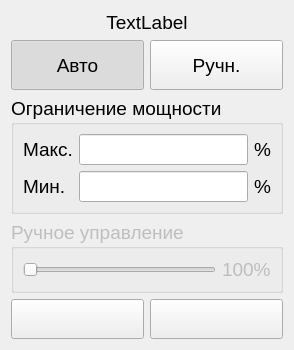
<?xml version="1.0" encoding="UTF-8"?>
<ui version="4.0">
 <class>AnalogModeSwitch</class>
 <widget class="QWidget" name="AnalogModeSwitch">
  <property name="geometry">
   <rect>
    <x>0</x>
    <y>0</y>
    <width>294</width>
    <height>332</height>
   </rect>
  </property>
  <property name="font">
   <font>
    <pointsize>14</pointsize>
   </font>
  </property>
  <property name="windowTitle">
   <string>Form</string>
  </property>
  <layout class="QGridLayout" name="gridLayout">
   <item row="5" column="0">
    <layout class="QHBoxLayout" name="horizontalLayout">
     <item>
      <widget class="QPushButton" name="btnAccept">
       <property name="minimumSize">
        <size>
         <width>0</width>
         <height>40</height>
        </size>
       </property>
       <property name="maximumSize">
        <size>
         <width>16777215</width>
         <height>40</height>
        </size>
       </property>
       <property name="text">
        <string/>
       </property>
       <property name="icon">
        <iconset resource="../Resources.qrc">
         <normaloff>:/Images/ok.png</normaloff>:/Images/ok.png</iconset>
       </property>
       <property name="iconSize">
        <size>
         <width>32</width>
         <height>32</height>
        </size>
       </property>
      </widget>
     </item>
     <item>
      <widget class="QPushButton" name="btnReject">
       <property name="minimumSize">
        <size>
         <width>0</width>
         <height>40</height>
        </size>
       </property>
       <property name="maximumSize">
        <size>
         <width>16777215</width>
         <height>40</height>
        </size>
       </property>
       <property name="text">
        <string/>
       </property>
       <property name="icon">
        <iconset resource="../Resources.qrc">
         <normaloff>:/Images/delete.png</normaloff>:/Images/delete.png</iconset>
       </property>
       <property name="iconSize">
        <size>
         <width>32</width>
         <height>32</height>
        </size>
       </property>
      </widget>
     </item>
    </layout>
   </item>
   <item row="2" column="0">
    <widget class="QGroupBox" name="groupBox">
     <property name="title">
      <string>Ограничение мощности</string>
     </property>
     <layout class="QGridLayout" name="gridLayout_2">
      <item row="0" column="1">
       <widget class="QClickableLineEdit" name="txtMaxAnalog"/>
      </item>
      <item row="0" column="0">
       <widget class="QLabel" name="label">
        <property name="text">
         <string>Макс.</string>
        </property>
       </widget>
      </item>
      <item row="1" column="1">
       <widget class="QClickableLineEdit" name="txtMinAnalog"/>
      </item>
      <item row="1" column="0">
       <widget class="QLabel" name="label_2">
        <property name="text">
         <string>Мин.</string>
        </property>
       </widget>
      </item>
      <item row="0" column="2">
       <widget class="QLabel" name="label_3">
        <property name="text">
         <string>%</string>
        </property>
       </widget>
      </item>
      <item row="1" column="2">
       <widget class="QLabel" name="label_4">
        <property name="text">
         <string>%</string>
        </property>
       </widget>
      </item>
     </layout>
    </widget>
   </item>
   <item row="4" column="0">
    <spacer name="verticalSpacer">
     <property name="orientation">
      <enum>Qt::Vertical</enum>
     </property>
     <property name="sizeHint" stdset="0">
      <size>
       <width>20</width>
       <height>40</height>
      </size>
     </property>
    </spacer>
   </item>
   <item row="1" column="0">
    <layout class="QHBoxLayout" name="horizontalLayout_2">
     <item>
      <widget class="QPushButton" name="btnAuto">
       <property name="minimumSize">
        <size>
         <width>0</width>
         <height>50</height>
        </size>
       </property>
       <property name="maximumSize">
        <size>
         <width>16777215</width>
         <height>50</height>
        </size>
       </property>
       <property name="text">
        <string>Авто</string>
       </property>
       <property name="checkable">
        <bool>true</bool>
       </property>
       <property name="checked">
        <bool>true</bool>
       </property>
       <property name="autoExclusive">
        <bool>true</bool>
       </property>
      </widget>
     </item>
     <item>
      <widget class="QPushButton" name="btnManual">
       <property name="minimumSize">
        <size>
         <width>0</width>
         <height>50</height>
        </size>
       </property>
       <property name="maximumSize">
        <size>
         <width>16777215</width>
         <height>50</height>
        </size>
       </property>
       <property name="text">
        <string>Ручн.</string>
       </property>
       <property name="checkable">
        <bool>true</bool>
       </property>
       <property name="autoExclusive">
        <bool>true</bool>
       </property>
      </widget>
     </item>
    </layout>
   </item>
   <item row="3" column="0">
    <widget class="QGroupBox" name="groupBox_2">
     <property name="enabled">
      <bool>false</bool>
     </property>
     <property name="title">
      <string>Ручное управление</string>
     </property>
     <layout class="QGridLayout" name="gridLayout_3">
      <item row="0" column="0">
       <widget class="QSlider" name="sldManualPower">
        <property name="maximum">
         <number>1000</number>
        </property>
        <property name="orientation">
         <enum>Qt::Horizontal</enum>
        </property>
       </widget>
      </item>
      <item row="0" column="1">
       <widget class="QLabel" name="lblManualValue">
        <property name="text">
         <string>100%</string>
        </property>
       </widget>
      </item>
     </layout>
    </widget>
   </item>
   <item row="0" column="0">
    <widget class="QLabel" name="lblTitle">
     <property name="text">
      <string>TextLabel</string>
     </property>
     <property name="alignment">
      <set>Qt::AlignCenter</set>
     </property>
    </widget>
   </item>
  </layout>
 </widget>
 <customwidgets>
  <customwidget>
   <class>QClickableLineEdit</class>
   <extends>QLineEdit</extends>
   <header location="global">Controls/qclickablelineedit.h</header>
  </customwidget>
 </customwidgets>
 <resources>
  <include location="../Resources.qrc"/>
 </resources>
 <connections/>
</ui>
